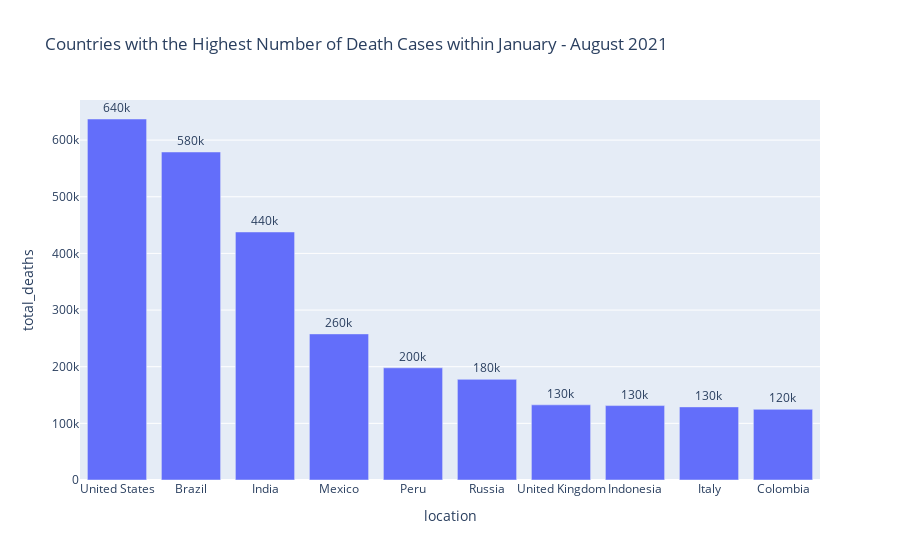

Notebook code cell kept with this figure:
### Code cell
fig =px.bar(c_l_d, x= 'location', y= 'total_deaths', hover_data= ['continent'],
            title= 'Countries with the Highest Number of Death Cases within January - August 2021',text='total_deaths')
fig.update_traces(texttemplate='%{text:.2s}', textposition='outside')
fig.update_layout(uniformtext_minsize=8, uniformtext_mode='hide')
fig.show()

### Figure 1 — Plotly figure (JSON) as saved in the notebook; plotly's stock layout.template omitted (floating-point values rounded to 4 significant figures)
{"data": [{"alignmentgroup": "True", "customdata": [["North America"], ["South America"], ["Asia"], ["North America"], ["South America"], ["Europe"], ["Europe"], ["Asia"], ["Europe"], ["South America"]], "hovertemplate": "location=%{x}<br>total_deaths=%{text}<br>continent=%{customdata[0]}<extra></extra>", "legendgroup": "", "marker": {"color": "#636efa", "pattern": {"shape": ""}}, "name": "", "offsetgroup": "", "orientation": "v", "showlegend": false, "text": [637254, 579010, 437830, 257906, 198064, 177679, 132699, 131372, 129056, 124743], "textposition": "outside", "texttemplate": "%{text:.2s}", "type": "bar", "x": ["United States", "Brazil", "India", "Mexico", "Peru", "Russia", "United Kingdom", "Indonesia", "Italy", "Colombia"], "xaxis": "x", "y": [637254, 579010, 437830, 257906, 198064, 177679, 132699, 131372, 129056, 124743], "yaxis": "y"}], "layout": {"barmode": "relative", "legend": {"tracegroupgap": 0}, "title": {"text": "Countries with the Highest Number of Death Cases within January - August 2021"}, "uniformtext": {"minsize": 8, "mode": "hide"}, "xaxis": {"anchor": "y", "domain": [0, 1], "title": {"text": "location"}}, "yaxis": {"anchor": "x", "domain": [0, 1], "title": {"text": "total_deaths"}}}}
